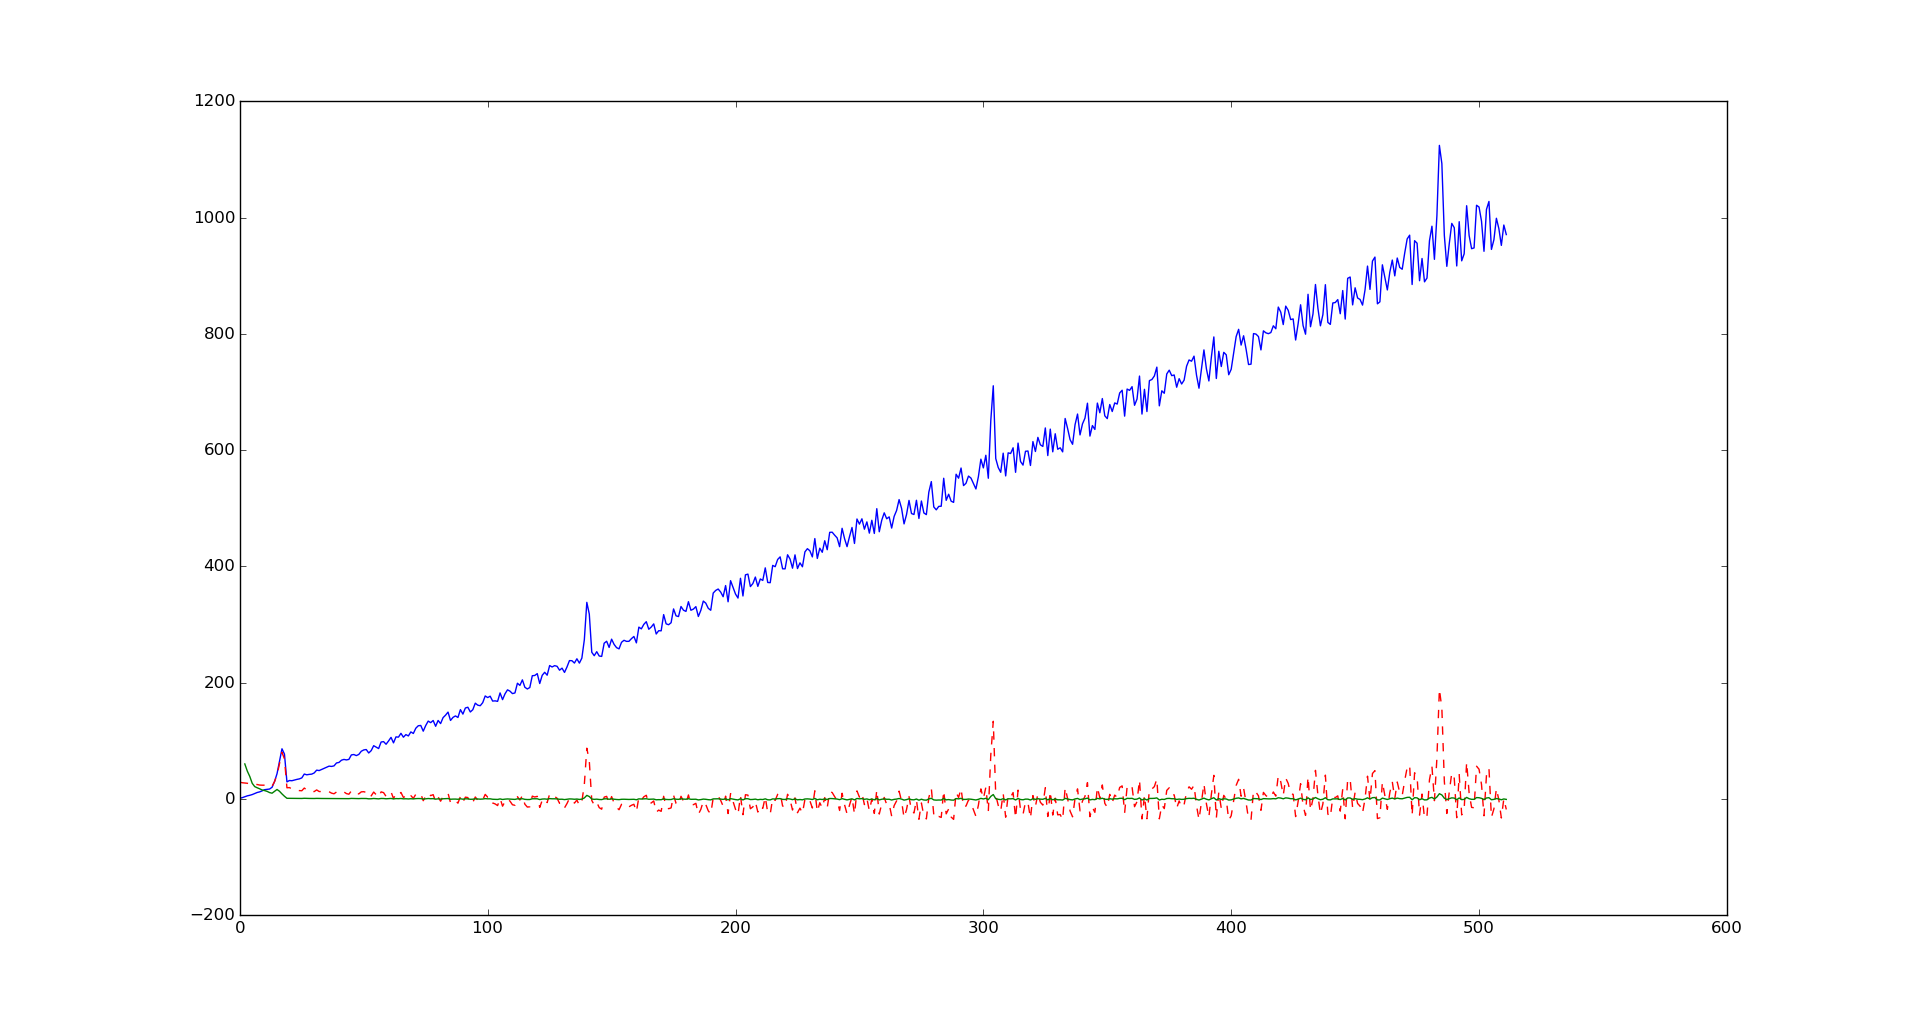

Source code (Python):
import matplotlib as mpl
import matplotlib.pyplot as plt
import numpy as np
import sys
import unittest


class Peak(object):


    def __init__(self, f):
        v = f.readlines()
        self.v = [float(l) for l in v]
        self.fig = plt.figure()
        ax1 = self.fig.add_subplot(1,1,1)
        ax1.plot(range(0, len(self.v)), self.v, color='b', label = 'original')
   
    def plot(self):
        plt.show()

class NoisyPeak(Peak):

     def __init__(self, f):
         super(NoisyPeak, self).__init__(f)
         self.preprocess()
    
     def remove_linear(self):#Removes increase through linear regression
         slope, y0 = np.polyfit(range(1, len(self.v)+1), self.v,1)
         self.y = [p-slope*i-y0 for i,p in enumerate(self.v)]
         ax2 = self.fig.add_subplot(1,1,1)
         ax2.plot(range(0, len(self.v)), self.y, 'r--') 
         print "New mean {0}".format(np.mean(self.y))
     
     def standard_devs(self):#Calculates each point's standard deviation up to that point
         sd = [0.0]         
         sd += [self.y[x]/np.std(self.y[0:x]) for x in range(1, len(self.y))]
         ax3 = self.fig.add_subplot(1,1,1)
         ax3.plot(range(0, len(self.v)), sd, color='g', label='noise')
         self.sd = sd


     def preprocess(self):#Cleans data
         self.remove_linear()
         self.standard_devs()

     def solve_for(self, n, dsd=.25):#Solves for n peaks
         sd = 1.0
         res = [i for i,y in enumerate(self.y) if self.y[i-1] < self.y[i] > self.y[i+1] and self.sd[i] > sd]
         while(len(res) > n):
             sd+=dsd
             res = [i for i in res if self.y[i] > sd]
         return res



if __name__ == "__main__":
     f = file(sys.argv[1], "r")
     n = int(sys.argv[2])
     p = NoisyPeak(f)
     print p.solve_for(n)
     p.plot()
